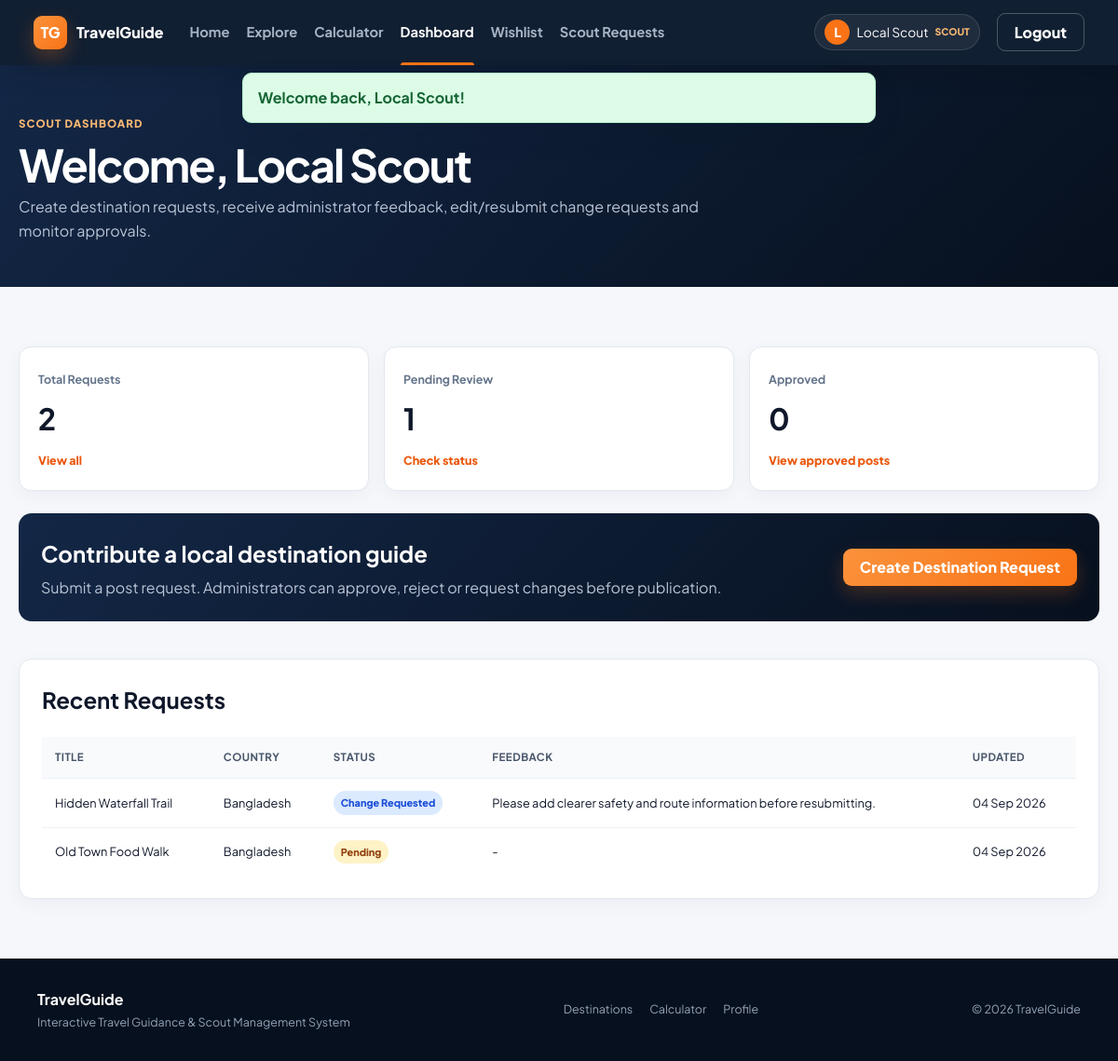
Screenshot of /index.php?route=dashboard (signed in) with the database file from the repository.
### tables this page shows
CREATE TABLE post_requests (
    id INT AUTO_INCREMENT PRIMARY KEY,
    scout_id INT NULL,
    title VARCHAR(180) NOT NULL,
    short_history TEXT NOT NULL,
    country VARCHAR(100) NOT NULL,
    category VARCHAR(100) NOT NULL,
    cost_level ENUM('Budget','Moderate','Expensive') NOT NULL DEFAULT 'Moderate',
    image_url VARCHAR(800) NULL,
    status ENUM('pending','approved','rejected','change_requested') NOT NULL DEFAULT 'pending',
    admin_feedback TEXT NULL,
    created_at TIMESTAMP NOT NULL DEFAULT CURRENT_TIMESTAMP,
    updated_at TIMESTAMP NOT NULL DEFAULT CURRENT_TIMESTAMP ON UPDATE CURRENT_TIMESTAMP,
    INDEX idx_request_scout (scout_id),
    INDEX idx_request_status (status),
    CONSTRAINT fk_request_scout FOREIGN KEY (scout_id) REFERENCES users(id) ON DELETE SET NULL
);

### app/Core/Controller.php (called while the page is built, shortened)
<?php
abstract class Controller
{
    protected function view(string $view, array $data = []): void
    {
        $file = APP_ROOT . '/app/Views/' . $view . '.php';
        extract($data, EXTR_SKIP);
        require APP_ROOT . '/app/Views/layouts/header.php';
        require $file;
        require APP_ROOT . '/app/Views/layouts/footer.php';
    }
}

### app/Core/Router.php (called while the page is built, shortened)
<?php
class Router
{
    private array $routes = [];
    public function get(string $route, array $handler): void
    {
        $this->routes['GET'][$route] = $handler;
    }
    public function post(string $route, array $handler): void
    {
        $this->routes['POST'][$route] = $handler;
    }
    public function dispatch(): void
    {
        $method = strtoupper($_SERVER['REQUEST_METHOD'] ?? 'GET');
        $route = trim((string)($_GET['route'] ?? ''), '/');
        $handler = $this->routes[$method][$route] ?? null;
        [$class, $action] = $handler;
        $controller = new $class();
        $controller->$action();
    }
}

### index.php (called while the page is built, shortened)
<?php
require_once __DIR__ . '/config/bootstrap.php';
$router = new Router();
$router->get('', [HomeController::class, 'index']);
$router->get('home', [HomeController::class, 'index']);
$router->get('explore', [HomeController::class, 'explore']);
$router->get('post', [PostController::class, 'show']);
$router->get('login', [AuthController::class, 'loginForm']);
$router->post('login', [AuthController::class, 'login']);
$router->get('register', [AuthController::class, 'registerForm']);
$router->post('register', [AuthController::class, 'register']);
$router->post('logout', [AuthController::class, 'logout']);
$router->get('forgot-password', [AuthController::class, 'forgotForm']);
$router->post('forgot-password', [AuthController::class, 'forgot']);
$router->get('reset-password', [AuthController::class, 'resetForm']);
$router->post('reset-password', [AuthController::class, 'reset']);
$router->get('dashboard', [DashboardController::class, 'index']);
$router->get('profile', [ProfileController::class, 'show']);
$router->get('profile/edit', [ProfileController::class, 'edit']);
$router->post('profile/update', [ProfileController::class, 'update']);
$router->post('profile/password', [ProfileController::class, 'password']);
$router->post('profile/delete', [ProfileController::class, 'delete']);
$router->get('wishlist', [WishlistController::class, 'index']);
$router->post('wishlist/toggle', [WishlistController::class, 'toggle']);
$router->post('comment/store', [CommentController::class, 'store']);
$router->post('comment/delete', [CommentController::class, 'deleteOwn']);
$router->get('calculator', [CalculatorController::class, 'index']);
$router->post('calculator/calculate', [CalculatorController::class, 'calculate']);
$router->get('scout/requests', [ScoutController::class, 'requests']);
$router->get('scout/request/create', [ScoutController::class, 'create']);
$router->post('scout/request/store', [ScoutController::class, 'store']);
$router->get('scout/request/edit', [ScoutController::class, 'edit']);
$router->post('scout/request/update', [ScoutController::class, 'update']);
$router->post('scout/request/delete', [ScoutController::class, 'delete']);
$router->get('admin/dashboard', [AdminController::class, 'dashboard']);
$router->get('admin/users', [AdminController::class, 'users']);
$router->post('admin/user/add', [AdminController::class, 'addUser']);
$router->post('admin/user/verify', [AdminController::class, 'verifyUser']);
$router->post('admin/user/delete', [AdminController::class, 'deleteUser']);
$router->get('admin/requests', [AdminController::class, 'requests']);
$router->post('admin/request/review', [AdminController::class, 'reviewRequest']);
$router->get('admin/posts', [AdminController::class, 'posts']);
$router->get('admin/post/edit', [AdminController::class, 'editPost']);
$router->post('admin/post/update', [AdminController::class, 'updatePost']);
$router->post('admin/post/delete', [AdminController::class, 'deletePost']);
$router->get('admin/comments', [AdminController::class, 'comments']);
$router->post('admin/comment/delete', [AdminController::class, 'deleteComment']);
$router->dispatch();

### app/Core/Auth.php (called while the page is built, shortened)
<?php
class Auth
{
    public static function user(): ?array
    {
        return $_SESSION['user'] ?? null;
    }
    public static function check(): bool
    {
        return isset($_SESSION['user']['id']);
    }
    public static function id(): ?int
    {
        return self::check() ? (int)$_SESSION['user']['id'] : null;
    }
}

### config/bootstrap.php (called while the page is built, shortened)
<?php
spl_autoload_register(function (string $class): void {
    $prefixes = [
        'App\\Core\\' => APP_ROOT . '/app/Core/',
        'App\\Controllers\\' => APP_ROOT . '/app/Controllers/',
        'App\\Models\\' => APP_ROOT . '/app/Models/',
    ];
    foreach ($prefixes as $prefix => $baseDir) {
        if (str_starts_with($class, $prefix)) {
            $relative = substr($class, strlen($prefix));
            $file = $baseDir . str_replace('\\', '/', $relative) . '.php';
            return;
        }
    }
});
require_once APP_ROOT . '/app/helpers.php';

### app/Core/Database.php (called while the page is built, shortened)
<?php
class Database
{
    private static ?PDO $instance = null;
    public static function connection(): PDO
    {
        if (self::$instance === null) {
            $dsn = 'mysql:host=' . DB_HOST . ';port=' . DB_PORT . ';dbname=' . DB_NAME . ';charset=utf8mb4';
            try {
                self::$instance = new PDO($dsn, DB_USER, DB_PASS, [
                    PDO::ATTR_ERRMODE => PDO::ERRMODE_EXCEPTION,
                    PDO::ATTR_DEFAULT_FETCH_MODE => PDO::FETCH_ASSOC,
                    PDO::ATTR_EMULATE_PREPARES => false,
                ]);
            } catch (PDOException $e) {
                http_response_code(500);
                $message = APP_ENV === 'development' ? $e->getMessage() : 'Database connection failed.';
                exit('<h1>Database Error</h1><p>' . htmlspecialchars($message, ENT_QUOTES, 'UTF-8') . '</p><p>Import <code>database.sql</code> and verify config/app.php.</p>');
            }
        }
        return self::$instance;
    }
}

### app/Core/Model.php (called while the page is built, shortened)
<?php
abstract class Model
{
    public function __construct()
    {
        $this->db = Database::connection();
    }
}

### app/Models/PostRequest.php (called while the page is built, shortened)
<?php
class PostRequest extends Model
{
    public function byScout(int $scoutId): array
    {
        $stmt = $this->db->prepare('SELECT * FROM post_requests WHERE scout_id=? ORDER BY created_at DESC');
        $stmt->execute([$scoutId]);
        return $stmt->fetchAll();
    }
}

### app/Views/dashboard/scout.php (the view)
<section class="page-hero compact"><div class="container"><span class="eyebrow">Scout Dashboard</span><h1>Welcome, <?= e(auth()['name']) ?></h1><p>Create destination requests, receive administrator feedback, edit/resubmit change requests and monitor approvals.</p></div></section>
<section class="section container"><div class="stats-grid"><div class="stat-card"><span>Total Requests</span><strong><?= count($requests) ?></strong><a href="<?= e(url('scout/requests')) ?>">View all</a></div><div class="stat-card"><span>Pending Review</span><strong><?= (int)$pendingCount ?></strong><a href="<?= e(url('scout/requests')) ?>">Check status</a></div><div class="stat-card"><span>Approved</span><strong><?= (int)$approvedCount ?></strong><a href="<?= e(url('explore')) ?>">View approved posts</a></div></div><div class="action-panel"><div><h2>Contribute a local destination guide</h2><p>Submit a post request. Administrators can approve, reject or request changes before publication.</p></div><a class="btn btn-primary" href="<?= e(url('scout/request/create')) ?>">Create Destination Request</a></div>
<div class="panel top-gap"><h2>Recent Requests</h2><div class="table-wrap"><table><thead><tr><th>Title</th><th>Country</th><th>Status</th><th>Feedback</th><th>Updated</th></tr></thead><tbody><?php foreach(array_slice($requests,0,5) as $row): ?><tr><td><?= e($row['title']) ?></td><td><?= e($row['country']) ?></td><td><?= status_badge($row['status']) ?></td><td><?= e($row['admin_feedback'] ?: '-') ?></td><td><?= e(date('d M Y',strtotime($row['updated_at']))) ?></td></tr><?php endforeach; ?></tbody></table></div></div></section>

### app/helpers.php (shortened to what this page needs)
<?php
function e(?string $value): string
{
    return htmlspecialchars((string)$value, ENT_QUOTES, 'UTF-8');
}
function base_path_url(): string
{
    $script = $_SERVER['SCRIPT_NAME'] ?? '/index.php';
    $dir = rtrim(str_replace('\\', '/', dirname($script)), '/');
    return $dir === '' || $dir === '.' ? '' : $dir;
}
function url(string $route = '', array $params = []): string
{
    $base = base_path_url() . '/index.php';
    if ($route !== '') {
        $params = ['route' => $route] + $params;
    }
    return $params ? $base . '?' . http_build_query($params) : $base;
}
function auth(): ?array
{
    return Auth::user();
}
function status_badge(string $status): string
{
    $safe = preg_replace('/[^a-z_]/', '', strtolower($status));
    return '<span class="status status-' . e($safe) . '">' . e(ucwords(str_replace('_', ' ', $status))) . '</span>';
}

### public/assets/css/app.css (style rules this page uses)
:root { --navy: #0d1b2e; --navy-2: #132746; --navy-3: #07101e; --orange: #f97316; --orange-dark: #ea580c; --blue: #2563eb; --bg: #f5f7fb; --card: #ffffff; --text: #0f172a; --muted: #64748b; --border: #e2e8f0; --green: #15803d; --red: #b91c1c; --amber: #b45309; --radius: 14px; --shadow: 0 12px 32px rgba(15, 23, 42, .08); }
* { box-sizing: border-box; }
html { scroll-behavior: smooth; }
body { margin: 0; font-family: 'Plus Jakarta Sans', system-ui, sans-serif; color: var(--text); background: var(--bg); line-height: 1.6; }
a { color: inherit; text-decoration: none; }
.container { width: min(1180px, calc(100% - 40px)); margin: 0 auto; }
.section { padding: 64px 0; }
.top-gap { margin-top: 40px; }
.btn { border: 0; border-radius: 9px; padding: 10px 18px; display: inline-flex; align-items: center; justify-content: center; gap: 8px; font-weight: 750; line-height: 1.2; transition: .2s ease; }
.btn-primary { color: #fff; background: linear-gradient(135deg,#fb923c,var(--orange)); box-shadow: 0 8px 20px rgba(249,115,22,.23); }
.eyebrow { display: inline-block; font-size: .72rem; letter-spacing: .09em; text-transform: uppercase; font-weight: 800; color: #fdba74; }
.page-hero { padding: 70px 0; color: #fff; background: linear-gradient(135deg,var(--navy-2),var(--navy-3)); }
.page-hero.compact { padding: 48px 0; }
.page-hero h1 { margin: 8px 0 5px; font-size: clamp(2rem,4vw,3.2rem); line-height: 1.1; letter-spacing: -.04em; }
.page-hero p { margin: 0; max-width: 760px; color: #b9c5d7; }
.panel { padding:24px; background:#fff; border:1px solid var(--border); border-radius:14px; box-shadow:0 6px 20px rgba(15,23,42,.04); }
.panel h2 { margin-top:0; }
.stats-grid { display:grid; grid-template-columns:repeat(3,1fr); gap:16px; }
.stat-card { padding:20px; background:#fff; border:1px solid var(--border); border-radius:13px; box-shadow:0 6px 20px rgba(15,23,42,.04); }
.stat-card span { color:var(--muted); font-size:.78rem; font-weight:700; }
.stat-card strong { display:block; margin:5px 0; font-size:2rem; }
.stat-card a { color:var(--orange-dark); font-size:.78rem; font-weight:750; }
.action-panel { margin-top:24px; padding:24px; display:flex; justify-content:space-between; align-items:center; gap:20px; color:#fff; background:linear-gradient(135deg,var(--navy-2),var(--navy-3)); border-radius:14px; }
.action-panel h2 { margin:0; }
.action-panel p { margin:5px 0 0; color:#b8c4d5; }
.table-wrap { overflow-x:auto; }
table { width:100%; border-collapse:collapse; min-width:780px; background:#fff; }
th, td { padding:13px 14px; text-align:left; vertical-align:middle; border-bottom:1px solid #edf2f7; font-size:.8rem; }
th { color:#475569; background:#f8fafc; font-size:.72rem; text-transform:uppercase; letter-spacing:.04em; }
tr:last-child td { border-bottom:0; }
.status { display:inline-block; padding:4px 8px; border-radius:999px; font-size:.68rem; font-weight:800; white-space:nowrap; }
.status-pending { background:#fef3c7; color:#92400e; }
.status-change_requested { background:#dbeafe; color:#1d4ed8; }

### rows the page displays
post_requests: title "Hidden Waterfall Trail", country "Bangladesh", status "Change Requested", admin_feedback "Please add clearer safety and route information before resubmitting.", updated_at "04 Sep 2026"
post_requests: title "Old Town Food Walk", country "Bangladesh", status "Pending", admin_feedback "-", updated_at "04 Sep 2026"

### other values shown
substr($user['name'],0,1) "L"
$user['name'] "Local Scout"
$user['role'] "SCOUT"
$success "Welcome back, Local Scout!"
auth()['name'] "Local Scout"
count($requests) "2"
$pendingCount "1"
$approvedCount "0"
